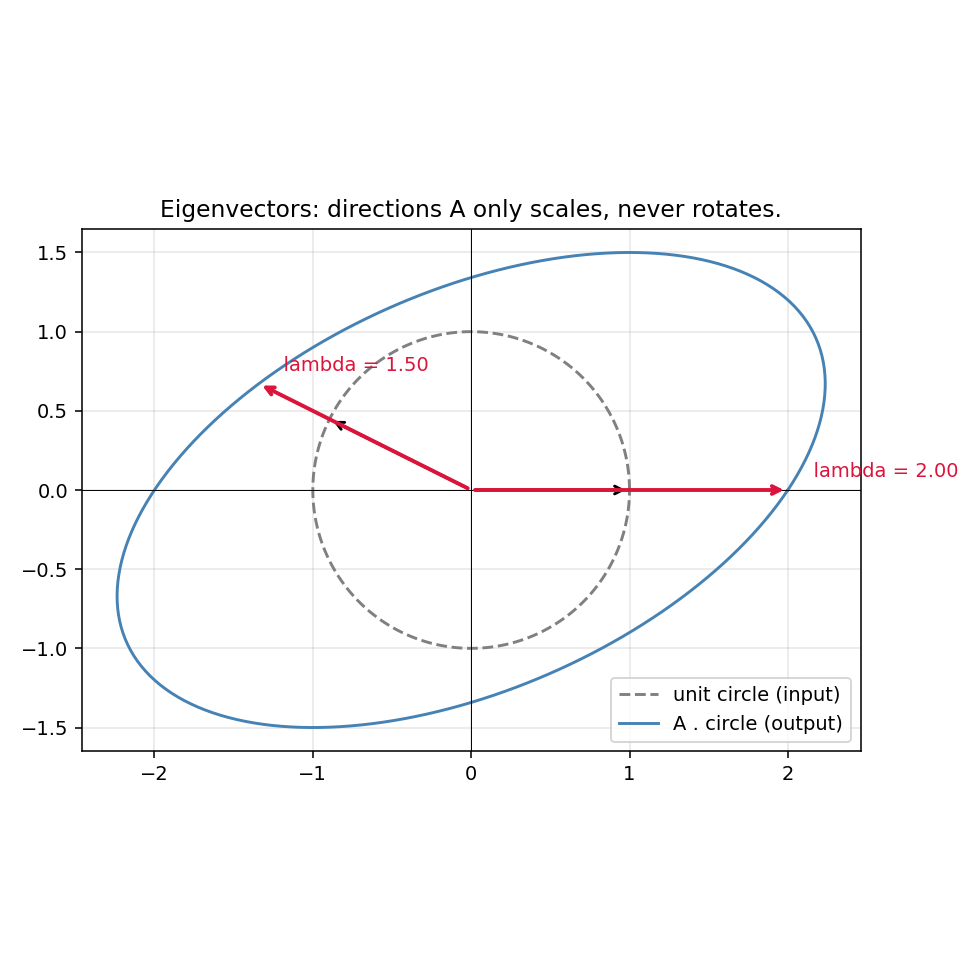

The Python source for this figure:
"""Plot a matrix's action on the unit circle, with eigenvectors highlighted
as the only directions that don't get rotated.

Output: diagram_eigenvectors.png
"""

import numpy as np
import matplotlib.pyplot as plt


def main():
    A = np.array([[2.0, 1.0], [0.0, 1.5]])
    eigvals, eigvecs = np.linalg.eig(A)

    theta = np.linspace(0, 2 * np.pi, 200)
    circle = np.stack([np.cos(theta), np.sin(theta)])
    ellipse = A @ circle

    fig, ax = plt.subplots(figsize=(7, 7))
    ax.plot(circle[0], circle[1], "--", color="gray", label="unit circle (input)")
    ax.plot(ellipse[0], ellipse[1], "-", color="steelblue", label="A . circle (output)")

    for i in range(2):
        v = eigvecs[:, i]
        lam = eigvals[i].real
        ax.annotate("", xy=v, xytext=(0, 0),
                    arrowprops=dict(arrowstyle="->", color="black", lw=1.5))
        ax.annotate("", xy=lam * v, xytext=(0, 0),
                    arrowprops=dict(arrowstyle="->", color="crimson", lw=2))
        ax.text(*(lam * v + 0.08), f"  lambda = {lam:.2f}", color="crimson")

    ax.axhline(0, color="black", lw=0.5)
    ax.axvline(0, color="black", lw=0.5)
    ax.set_aspect("equal")
    ax.legend(loc="lower right")
    ax.set_title("Eigenvectors: directions A only scales, never rotates.")
    ax.grid(alpha=0.3)

    fig.tight_layout()
    fig.savefig("diagram_eigenvectors.png", dpi=140)
    print("wrote diagram_eigenvectors.png")


if __name__ == "__main__":
    main()
